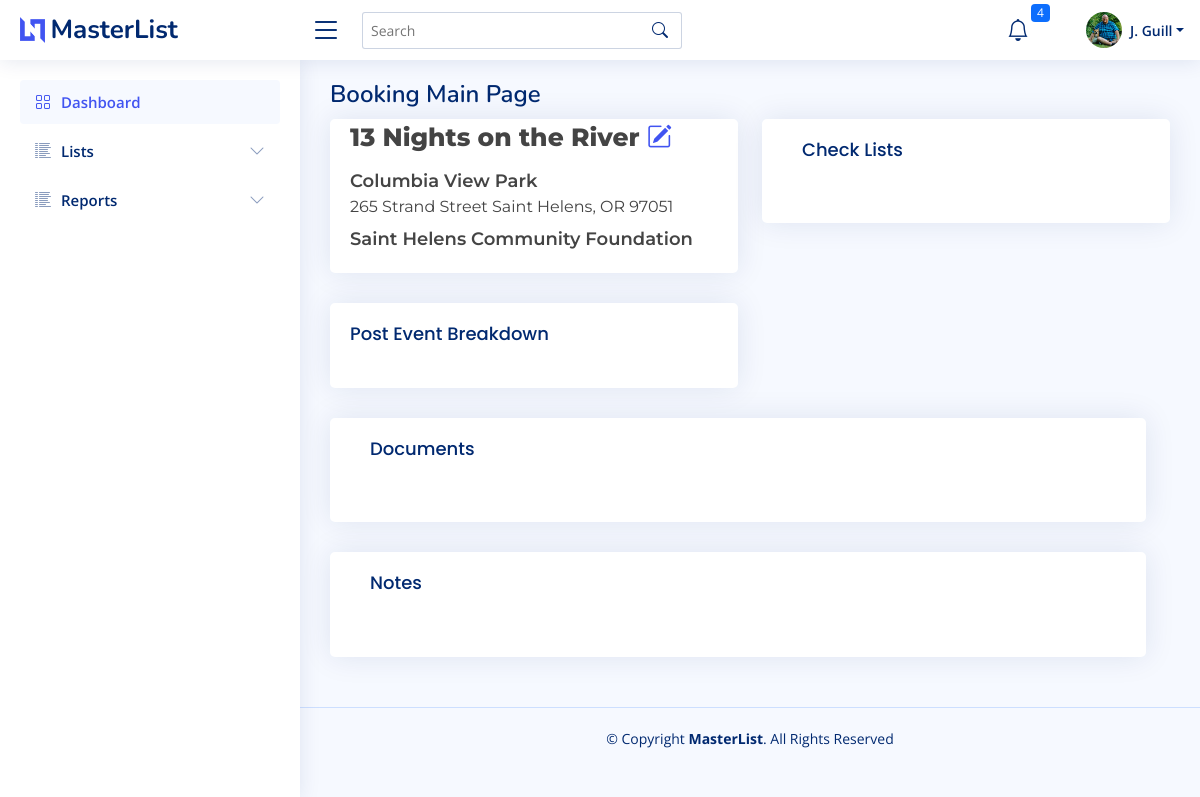
The page /booking/132 (signed in) on the database as committed earlier.
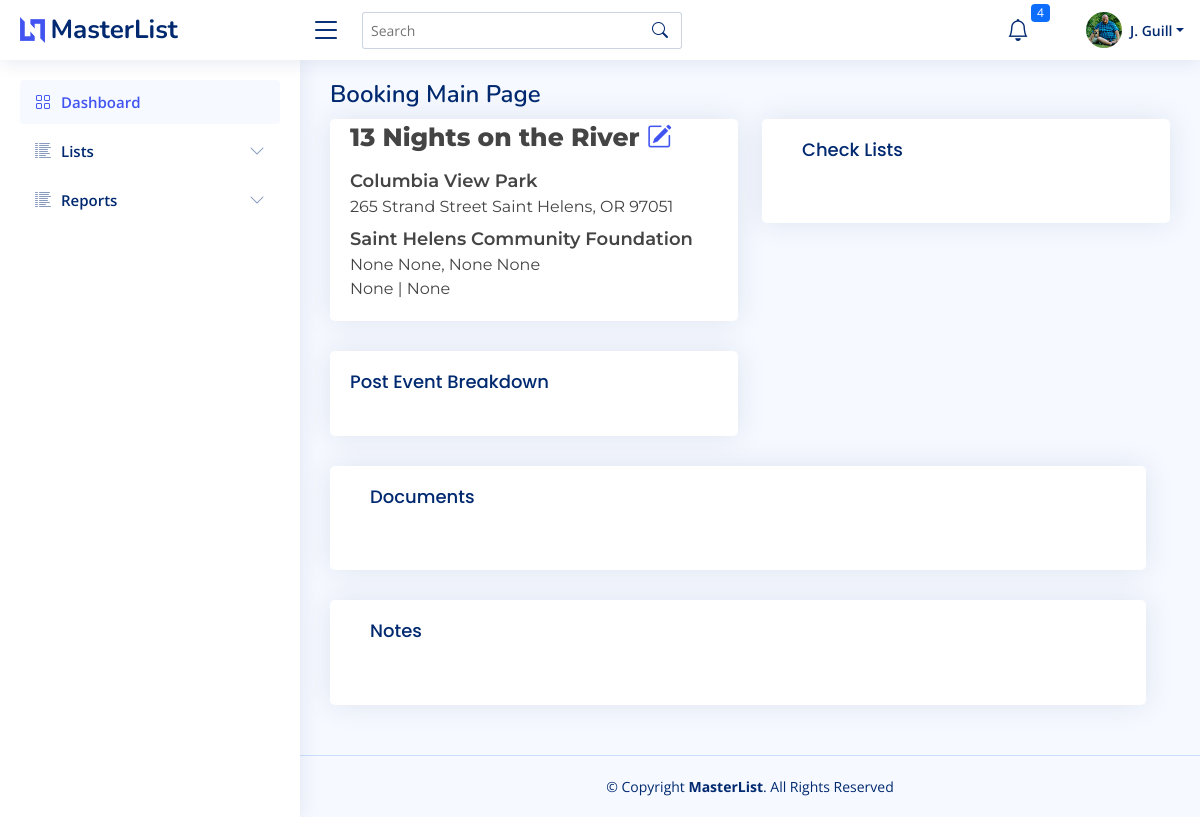
The same page on the database as committed later.
### bazaar/models.py (models this page shows, shortened)
class User(db.Model, UserMixin):
    id = db.Column(db.Integer, primary_key=True)
    firstname = db.Column(db.String(150))
    lastname = db.Column(db.String(150))
    company = db.Column(db.String(150))
    title = db.Column(db.String(50))
    aboutme = db.Column(db.Text)
    address = db.Column(db.String(150))
    city = db.Column(db.String(150))
    state = db.Column(db.String(2))
    postalcode = db.Column(db.String(20))
    phone = db.Column(db.String(20))
    email = db.Column(db.String(150), unique=True)
    dob = db.Column(db.Date)
    avatar_filename = db.Column(db.Text)
    avatar_url = db.Column(db.String(250))
    twitter = db.Column(db.String(255))
    instagram = db.Column(db.String(255))
    facebook = db.Column(db.String(255))
    linkedin = db.Column(db.String(255))
    username = db.Column(db.String(150), unique=True)
    password = db.Column(db.String(150))
    date_created = db.Column(db.DateTime(timezone=True), server_default=func.now())
    def fullname(self):
        return self.firstname + " " + self.lastname

class MasterList(db.Model):
    id = db.Column(db.Integer, primary_key=True)
    event_name = db.Column(db.String(150))
    january = db.Column(db.Boolean, default=False)
    february = db.Column(db.Boolean, default=False)
    march = db.Column(db.Boolean, default=False)
    april = db.Column(db.Boolean, default=False)
    may = db.Column(db.Boolean, default=False)
    june = db.Column(db.Boolean, default=False)
    july = db.Column(db.Boolean, default=False)
    august = db.Column(db.Boolean, default=False)
    september = db.Column(db.Boolean, default=False)
    october = db.Column(db.Boolean, default=False)
    november = db.Column(db.Boolean, default=False)
    december = db.Column(db.Boolean, default=False)
    first = db.Column(db.Boolean, default=True)
    second = db.Column(db.Boolean, default=True)
    third = db.Column(db.Boolean, default=True)
    fourth = db.Column(db.Boolean, default=True)
    last = db.Column(db.Boolean, default=True)
    friday = db.Column(db.Boolean, default=False)
    saturday = db.Column(db.Boolean, default=False)
    sunday = db.Column(db.Boolean, default=False)
    monday = db.Column(db.Boolean, default=False)
    tuesday = db.Column(db.Boolean, default=False)
    wednesday = db.Column(db.Boolean, default=False)
    thursday = db.Column(db.Boolean, default=False)
    updated = db.Column(db.Date)
    imagesrc = db.Column(db.Text)
    attendance = db.Column(db.Integer)
    exibitors = db.Column(db.Integer)
    website = db.Column(db.Text)
    dates_text = db.Column(db.Text)
    type_bazaar = db.Column(db.Boolean, default=False)
    type_holiday = db.Column(db.Boolean, default=False)
    type_art = db.Column(db.Boolean, default=False)
    type_festival = db.Column(db.Boolean, default=False)
    type_flea = db.Column(db.Boolean, default=False)
    type_health = db.Column(db.Boolean, default=False)
    type_market = db.Column(db.Boolean, default=False)
    date_created = db.Column(db.DateTime(timezone=True), server_default=func.now())
    date_updated = db.Column(db.DateTime(timezone=True), onupdate=func.now())
    venuefk = db.Column(db.Integer, db.ForeignKey('venue.id'))
    promoterfk = db.Column(db.Integer, db.ForeignKey('promoter.id'))
    venue = db.relationship("Venue", backref=backref("venue", uselist=False))
    promoter = db.relationship("Promoter", backref=backref("promoter", uselist=False))
    notes = db.relationship("Notes", backref=backref("notes", uselist=False))

class Venue(db.Model):
    id = db.Column(db.Integer, primary_key=True)
    name = db.Column(db.String(255))
    address = db.Column(db.String(255))
    city = db.Column(db.String(100))
    state = db.Column(db.String(50))
    zipcode = db.Column(db.String(20))
    phone = db.Column(db.String(20))
    website = db.Column(db.String(255))
    date_created = db.Column(db.DateTime(timezone=True), server_default=func.now())
    date_updated = db.Column(db.DateTime(timezone=True), onupdate=func.now())
    venue_event = db.relationship("MasterList", backref=backref("masterlist", uselist=False))

class Promoter(db.Model):
    id = db.Column(db.Integer, primary_key=True)
    name = db.Column(db.String(255))
    address = db.Column(db.String(255))
    city = db.Column(db.String(100))
    state = db.Column(db.String(50))
    zipcode = db.Column(db.String(20))
    phone = db.Column(db.String(20))
    website = db.Column(db.String(255))
    date_created = db.Column(db.DateTime(timezone=True), server_default=func.now())
    date_updated = db.Column(db.DateTime(timezone=True), onupdate=func.now())
    people = db.relationship("People", backref=backref("promoter_people", uselist=False))

### bazaar/templates/booking/booking.py (the view)
@booking.route("/<id>")
@login_required
def home(id):
    record = db.session.query(MasterList).filter(MasterList.id == id).first()
    content = {"user": User, "record": record}
    return render_template("booking/booking_main.html", **content)

### bazaar/templates/booking/booking_main.html (shortened to what this page needs)
{% extends "base/base.html" %}
{% block page_title %}
    Booking Main Page
{% endblock page_title %}
{% block main_content %}
    <section class="section">
        <div class="row">
            <div class="col-6">
                <div class="card" id="eventvenuepromotorinfo">
                    <div class="card-body">
                        <div class="vpe-event-head">{{ record.event_name }} <a
                                href="{{ url_for('masterlist.edit_single', id=record.id) }}"> <i
                                class="bi bi-pencil-square"></i></a>
                        </div>
                        <div class="vpe-venue-head">{{ record.venue.name }} </div>
                        <div class="vpe-body">
                            {% if record.venue.address != None %}
                                {{ record.venue.address }} {{ record.venue.city }}, {{ record.venue.state }}
                                {{ record.venue.zipcode }}<br>
                            {% endif %}
                        </div>
                        <div class="vpe-venue-head">{{ record.promoter.name }}</div>
                        <div class="vpe-body">
                            {% if record.promoter.address != None %}
                                {{ record.promoter.address }} {{ record.promoter.city }}, {{ record.promoter.state }}
                                {{ record.promoter.zipcode }}<br>
                            {% endif %}
                            {% if record.promoter.phone != None %}
                                {{ record.promoter.phone }}
                            {% endif %}
                            {% if record.promoter.website != None %}
                                | {{ record.promoter.website }}
                            {% endif %}
                        </div>
                    </div>
                </div>
                <div class="card" id="posteventbreakdown">
                    <div class="card-body">
                        <h5 class="card-title">Post Event Breakdown</h5>
                    </div>
                </div>
            </div>
            <div class="col-6" id="right column">
                <div class="card" id="checklist">
                    <div class="card-body">
                        <div class="card-body">
                            <h5 class="card-title">Check Lists</h5>
                        </div>
                    </div>
                </div>
            </div>
            <div class="row" id="documents">
                <div class="col" id="documents">
                    <div class="card" id="documents">
                        <div class="card-body">
                            <div class="card-body">
                                <h5 class="card-title">Documents</h5>
                            </div>
                        </div>
                    </div>
                </div>
            </div>
            <div class="row" id="notes">
                <div class="col" id="notes">
                    <div class="card" id="notes">
                        <div class="card-body">
                            <div class="card-body">
                                <h5 class="card-title">Notes</h5>
                            </div>
                        </div>
                    </div>
                </div>
            </div>
    </section>
{% endblock main_content %}

### bazaar/templates/base/base.html (shortened to what this page needs)
<!DOCTYPE html>
<html lang="en">
<head>
    <link href="https://cdn.jsdelivr.net/npm/bootstrap@5.0.2/dist/css/bootstrap.min.css" rel="stylesheet"
>
    <link href="{{ url_for('static',filename='/vendor/bootstrap-icons/bootstrap-icons.css') }}" rel="stylesheet">
    <link href="{{ url_for('static',filename='/vendor/boxicons/css/boxicons.min.css') }}" rel="stylesheet">
    <link href="{{ url_for('static',filename='css/style.css') }}" rel="stylesheet">
    <link rel="stylesheet" type="text/css" href="https://cdn.datatables.net/1.10.13/css/dataTables.bootstrap.min.css">
</head>
<body>
{% include 'base/header.html' %}
{% include 'base/sidebar.html' %}
<main id="main" class="main">
    <div class="pagetitle">
        <h1>{% block page_title %}Dashboard{% endblock page_title %}</h1>
    </div>
    {% block main_content %}
    {% endblock main_content %}
</main>
<footer id="footer" class="footer">
    <div class="copyright">
        &copy; Copyright <strong><span>MasterList</span></strong>. All Rights Reserved
    </div>
</footer>
</body>
</html>

### bazaar/templates/base/header.html (shortened to what this page needs)
<header id="header" class="header fixed-top d-flex align-items-center">
    <div class="d-flex align-items-center justify-content-between">
        <a href="{{ url_for('base.home') }}" class="logo d-flex align-items-center">
            <img src="{{ url_for('static',filename='img/logo.png') }}" alt="">
            <span class="d-none d-lg-block">MasterList</span>
        </a>
        <i class="bi bi-list toggle-sidebar-btn"></i>
    </div>
    <div class="search-bar">
        <form class="search-form d-flex align-items-center" method="POST" action="#">
            <input type="text" name="query" placeholder="Search" title="Enter search keyword">
            <button type="submit" title="Search"><i class="bi bi-search"></i></button>
        </form>
    </div>
    <nav class="header-nav ms-auto">
        <ul class="d-flex align-items-center">
            <li class="nav-item dropdown">
                <a class="nav-link nav-icon" href="#" data-bs-toggle="dropdown">
                    <i class="bi bi-bell"></i>
                    <span class="badge bg-primary badge-number">4</span>
                </a>
            </li>
            <li class="nav-item dropdown pe-3">
                <a class="nav-link nav-profile d-flex align-items-center pe-0" href="#" data-bs-toggle="dropdown">
                    <img src="{{ url_for('static',filename='img/avatar/'+current_user.avatar_filename) }}" alt="Profile"
                         class="rounded-circle">
                    <span class="d-none d-md-block dropdown-toggle ps-2">{{ current_user.firstname[0].upper() }}. {{ current_user.lastname.title() }}</span>
                </a>
            </li>
        </ul>
    </nav>
</header>

### bazaar/templates/base/sidebar.html (shortened to what this page needs)
<aside id="sidebar" class="sidebar">
    <ul class="sidebar-nav" id="sidebar-nav">
        <li class="nav-item">
            <a class="nav-link " href="{{ url_for('base.home') }}">
                <i class="bi bi-grid"></i>
                <span>Dashboard</span>
            </a>
        </li>
        <li class="nav-item">
            <a class="nav-link collapsed" data-bs-target="#reports-nav" data-bs-toggle="collapse" href="#">
                <i class="bi bi-list-columns-reverse"></i><span>Lists</span><i class="bi bi-chevron-down ms-auto"></i>
            </a>
        </li>
        <li class="nav-item">
            <a class="nav-link collapsed" data-bs-target="#reports-nav" data-bs-toggle="collapse" href="#">
                <i class="bi bi-list-columns-reverse"></i><span>Reports</span><i class="bi bi-chevron-down ms-auto"></i>
            </a>
        </li>
    </ul>
</aside>

### bazaar/static/css/style.css (style rules this page uses)
:root { scroll-behavior: smooth; }
body { font-family: "Open Sans", sans-serif; background: #f6f9ff; color: #444444; }
a { color: #4154f1; text-decoration: none; }
h1, h2, h3, h4, h5, h6 { font-family: "Nunito", sans-serif; }
#main { margin-top: 60px; padding: 20px 30px; transition: all 0.3s; }
.pagetitle { margin-bottom: 10px; }
.pagetitle h1 { font-size: 24px; margin-bottom: 0; font-weight: 600; color: #012970; }
.card { margin-bottom: 30px; border: none; border-radius: 5px; box-shadow: 0px 0 30px rgba(1, 41, 112, 0.1); }
.card-title { padding: 20px 0 15px 0; font-size: 18px; font-weight: 500; color: #012970; font-family: "Poppins", sans-serif; }
.card-body { padding: 0 20px 20px 20px; }
.vpe-event-head { font-family: 'Montserrat', sans-serif; font-weight: 800; font-size: 25px; padding-bottom: 5px; }
.vpe-venue-head { font-family: 'Montserrat', sans-serif; font-weight: 600; font-size: 18px; padding-top: 7px; }
.vpe-body { font-family: 'Montserrat', sans-serif; font-weight: 400; font-size: 16px; }
.logo { line-height: 1; }
@media (min-width: 1200px) { .logo { width: 280px; } }
.logo img { max-height: 26px; margin-right: 6px; }
.logo span { font-size: 26px; font-weight: 700; color: #012970; font-family: "Nunito", sans-serif; }
.header { transition: all 0.5s; z-index: 997; height: 60px; box-shadow: 0px 2px 20px rgba(1, 41, 112, 0.1); background-color: #fff; padding-left: 20px; }
.header .toggle-sidebar-btn { font-size: 32px; padding-left: 10px; cursor: pointer; color: #012970; }
.header .search-bar { min-width: 360px; padding: 0 20px; }
.header .search-form { width: 100%; }
.header .search-form input { border: 0; font-size: 14px; color: #012970; border: 1px solid rgba(1, 41, 112, 0.2); padding: 7px 38px 7px 8px; border-radius: 3px; transition: 0.3s; width: 100%; }
.header .search-form button { border: 0; padding: 0; margin-left: -30px; background: none; }
.header .search-form button i { color: #012970; }
.header-nav ul { list-style: none; }
.header-nav > ul { margin: 0; padding: 0; }
.header-nav .nav-icon { font-size: 22px; color: #012970; margin-right: 25px; position: relative; }
.header-nav .nav-profile { color: #012970; }
.header-nav .nav-profile img { max-height: 36px; }
.header-nav .nav-profile span { font-size: 14px; font-weight: 600; }
.header-nav .badge-number { position: absolute; inset: -2px -5px auto auto; font-weight: normal; font-size: 12px; padding: 3px 6px; }
.sidebar { position: fixed; top: 60px; left: 0; bottom: 0; width: 300px; z-index: 996; transition: all 0.3s; padding: 20px; overflow-y: auto; scrollbar-width: thin; scrollbar-color: #aab7cf transparent; box-shadow: 0px 0px 20px rgba(1, 41, 112, 0.1); background-color: #fff; }
@media (min-width: 1200px) { #main, #footer { margin-left: 300px; } }
.sidebar-nav { padding: 0; margin: 0; list-style: none; }
.sidebar-nav li { padding: 0; margin: 0; list-style: none; }
.sidebar-nav .nav-item { margin-bottom: 5px; }
.sidebar-nav .nav-link { display: flex; align-items: center; font-size: 15px; font-weight: 600; color: #4154f1; transition: 0.3; background: #f6f9ff; padding: 10px 15px; border-radius: 4px; }
.sidebar-nav .nav-link i { font-size: 16px; margin-right: 10px; color: #4154f1; }
.sidebar-nav .nav-link.collapsed { color: #012970; background: #fff; }
.sidebar-nav .nav-link.collapsed i { color: #899bbd; }
.sidebar-nav .nav-link .bi-chevron-down { margin-right: 0; transition: transform 0.2s ease-in-out; }
.footer { padding: 20px 0; font-size: 14px; transition: all 0.3s; border-top: 1px solid #cddfff; }
.footer .copyright { text-align: center; color: #012970; }

Rows that differ between the two databases and show on the page:
changed Promoter "Saint Helens Community Foundation": promoter.address (not shown) → "None"; promoter.city (not shown) → "None"; promoter.state (not shown) → "None"; promoter.zipcode (not shown) → "None"; promoter.phone (not shown) → "None"; promoter.website (not shown) → "None"
